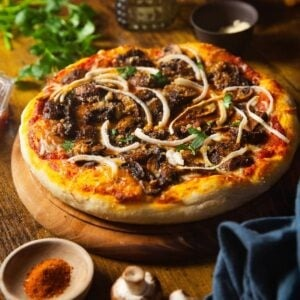
#> input picture Python-prj/pizza.jpg, 300 x 300 px, found by its file name
$ python convert_half_image_to_gray.py
#> lines starting #> are read from the running program, lines starting #| are printed output that depends on the picture
import cv2
import numpy as np

# بارگذاری تصویر
image = cv2.imread('Python-prj/pizza.jpg')
#> image is the input picture: shape (300, 300, 3); mean B, G, R 41.9, 83, 118.6

# ابعاد تصویر
height, width, _ = image.shape
#> height = 300; width = 300

# تقسیم تصویر به دو نیمه
half_width = width // 2
#> half_width = 150

# ایجاد نسخه خاکستری تصویر
gray_image = cv2.cvtColor(image, cv2.COLOR_BGR2GRAY)
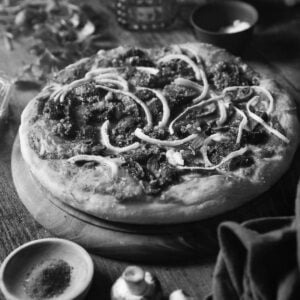
#> gray_image: shape (300, 300); min 1, max 252, mean 88.9
gray_image_colored = cv2.cvtColor(gray_image, cv2.COLOR_GRAY2BGR)

# قرار دادن نیمی از تصویر به رنگ خاکستری
image[:, half_width:] = gray_image_colored[:, half_width:]
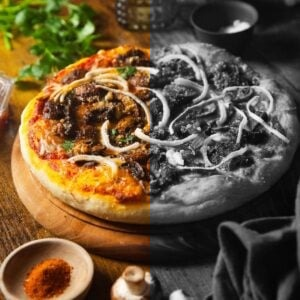
#> image: shape (300, 300, 3); mean B, G, R 58.7, 86, 106.2

# نمایش تصویر
cv2.imshow('Gray Half Image', image)

# ذخیره تصویر
cv2.imwrite('Python-prj/pizza.jpg', image)

# منتظر ماندن تا کاربر یک کلید را فشار دهد
cv2.waitKey(0)
cv2.destroyAllWindows()

$ run again, with Python-prj/dog.jpg copied over Python-prj/pizza.jpg
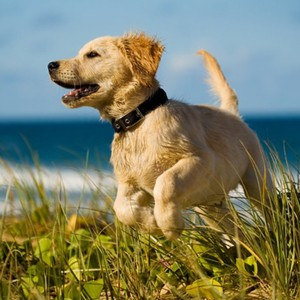
#> input picture Python-prj/dog.jpg, 300 x 300 px, found by its file name
#> image is the input picture: shape (300, 300, 3); mean B, G, R 103.4, 128.1, 124.9
#> `gray_image = cv2.cvtColor(image, cv2.COLOR_BGR2GRAY)`:
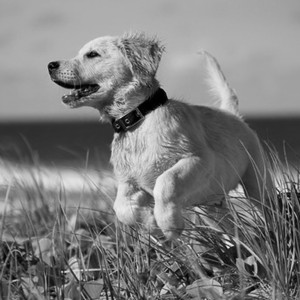
#> gray_image: shape (300, 300); min 0, max 240, mean 124.3
#> `image[:, half_width:] = gray_image_colored[:, half_width:]`:
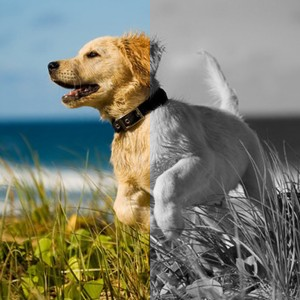
#> image: shape (300, 300, 3); mean B, G, R 112.6, 126.5, 124.4
